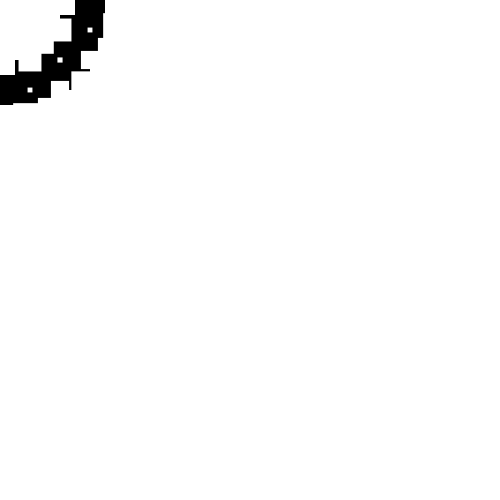
Frame 1 (no input)
Frame 60 (the mouse pressed at the canvas centre just before this capture): identical to frame 1, image omitted
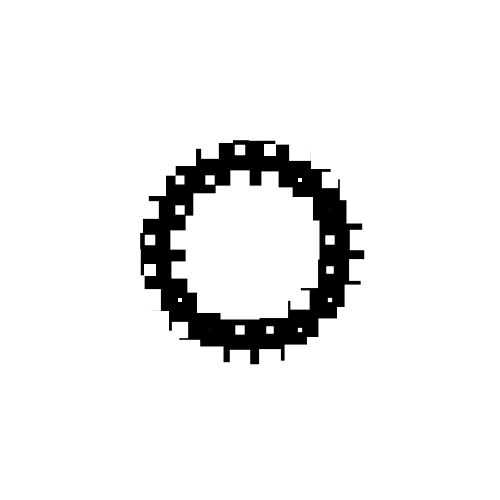
Frame 120 (the mouse held since frame 60 and released just before this capture)

The Processing sketch that drew these frames (run headless with seeded random() and noise(); from frame 60 on, the mouse is pressed at the canvas centre):

// Processing sketch: processing_42978
// ── processing_42978.pde


void setup()
{
  size(500, 500);
  background(255, 255, 255);
  smooth();
}

void draw()
{
  background(0);

  
  for (int i = 0; i<700; i = i+30) {
    noStroke();
    for (int j=0; j<700; j= j +30)
    { 
      fill(255);
        pushMatrix();
         //translate(250,-200);
         float distance = dist(i,j, pmouseX, pmouseY); 
         //float distanceY =dist(j,mouseY);
     //rotate(radians(45));  
        rectMode(CENTER);
        
          
          
          rect(i, j, 10+(distance-100), 10+(distance-100));
         


   

//int x = dist(pmouseX);
//int y = dist(pmouseY);


    
    popMatrix();
    }
  }  
 
  
}         
                
